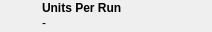
               <widget class="QWidget" name="widget_11" native="true">
                <property name="sizePolicy">
                 <sizepolicy hsizetype="Preferred" vsizetype="Preferred">
                  <horstretch>0</horstretch>
                  <verstretch>0</verstretch>
                 </sizepolicy>
                </property>
                <property name="minimumSize">
                 <size>
                  <width>0</width>
                  <height>32</height>
                 </size>
                </property>
                <property name="maximumSize">
                 <size>
                  <width>16777215</width>
                  <height>32</height>
                 </size>
                </property>
                <layout class="QHBoxLayout" name="horizontalLayout_11">
                 <property name="spacing">
                  <number>5</number>
                 </property>
                 <property name="leftMargin">
                  <number>5</number>
                 </property>
                 <property name="topMargin">
                  <number>0</number>
                 </property>
                 <property name="rightMargin">
                  <number>0</number>
                 </property>
                 <property name="bottomMargin">
                  <number>0</number>
                 </property>
                 <item>
                  <widget class="QLabel" name="batchIcon">
                   <property name="sizePolicy">
                    <sizepolicy hsizetype="Fixed" vsizetype="Fixed">
                     <horstretch>0</horstretch>
                     <verstretch>0</verstretch>
                    </sizepolicy>
                   </property>
                   <property name="minimumSize">
                    <size>
                     <width>32</width>
                     <height>32</height>
                    </size>
                   </property>
                   <property name="maximumSize">
                    <size>
                     <width>32</width>
                     <height>32</height>
                    </size>
                   </property>
                   <property name="frameShape">
                    <enum>QFrame::NoFrame</enum>
                   </property>
                   <property name="text">
                    <string/>
                   </property>
                   <property name="pixmap">
                    <pixmap resource="../../../../resources/icons_pq.qrc">:/pq/icons/pausequafe/bp/batch.png</pixmap>
                   </property>
                  </widget>
                 </item>
                 <item>
                  <layout class="QVBoxLayout" name="verticalLayout_15">
                   <property name="spacing">
                    <number>0</number>
                   </property>
                   <item>
                    <widget class="QLabel" name="label_31">
                     <property name="sizePolicy">
                      <sizepolicy hsizetype="Preferred" vsizetype="Fixed">
                       <horstretch>0</horstretch>
                       <verstretch>0</verstretch>
                      </sizepolicy>
                     </property>
                     <property name="minimumSize">
                      <size>
                       <width>170</width>
                       <height>14</height>
                      </size>
                     </property>
                     <property name="maximumSize">
                      <size>
                       <width>16777215</width>
                       <height>14</height>
                      </size>
                     </property>
                     <property name="text">
                      <string>&lt;b&gt;Units Per Run&lt;/b&gt;</string>
                     </property>
                     <property name="textFormat">
                      <enum>Qt::AutoText</enum>
                     </property>
                    </widget>
                   </item>
                   <item>
                    <widget class="QLabel" name="batchLabel">
                     <property name="sizePolicy">
                      <sizepolicy hsizetype="Preferred" vsizetype="Fixed">
                       <horstretch>0</horstretch>
                       <verstretch>0</verstretch>
                      </sizepolicy>
                     </property>
                     <property name="minimumSize">
                      <size>
                       <width>170</width>
                       <height>14</height>
                      </size>
                     </property>
                     <property name="maximumSize">
                      <size>
                       <width>16777215</width>
                       <height>14</height>
                      </size>
                     </property>
                     <property name="text">
                      <string>-</string>
                     </property>
                    </widget>
                   </item>
                  </layout>
                 </item>
                </layout>
               </widget>
